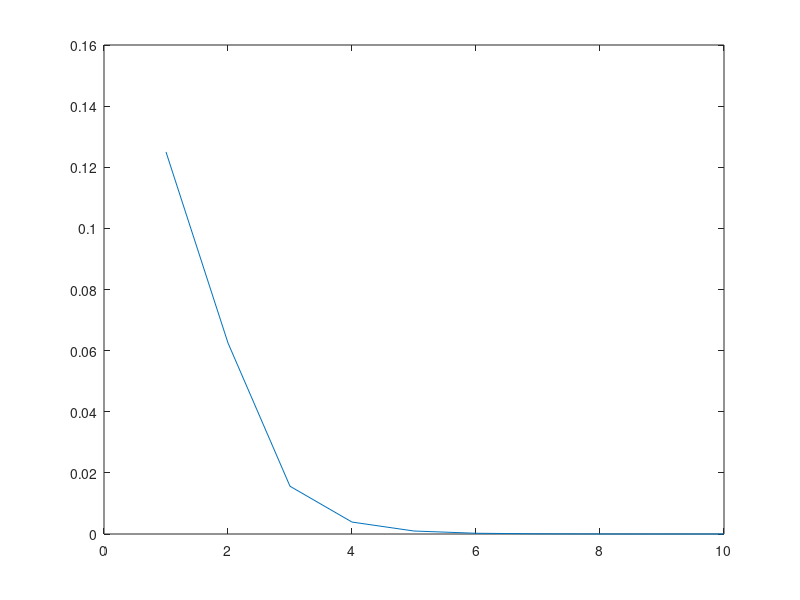

This chart was generated by the following MATLAB code:
A = [1 1/2 -1/sqrt(2); 0 sqrt(3)/2 -1/sqrt(2)];

v = [1; 1/2];

r = [0; 0];
errors = zeros(1, 10);
for k = 1:10
    inner_product = (v-r).'*A;
    [~, idx] = max(abs(inner_product));
    r = r + A(:, idx)*inner_product(idx);
    % figure; hold on;
    % quiver(0, 0, v(1), v(2))
    % quiver(0, 0, r(1), r(2))
    % legend("v", "r")
    errors(k) = norm(v - r)^2;
end

figure
plot(errors);
